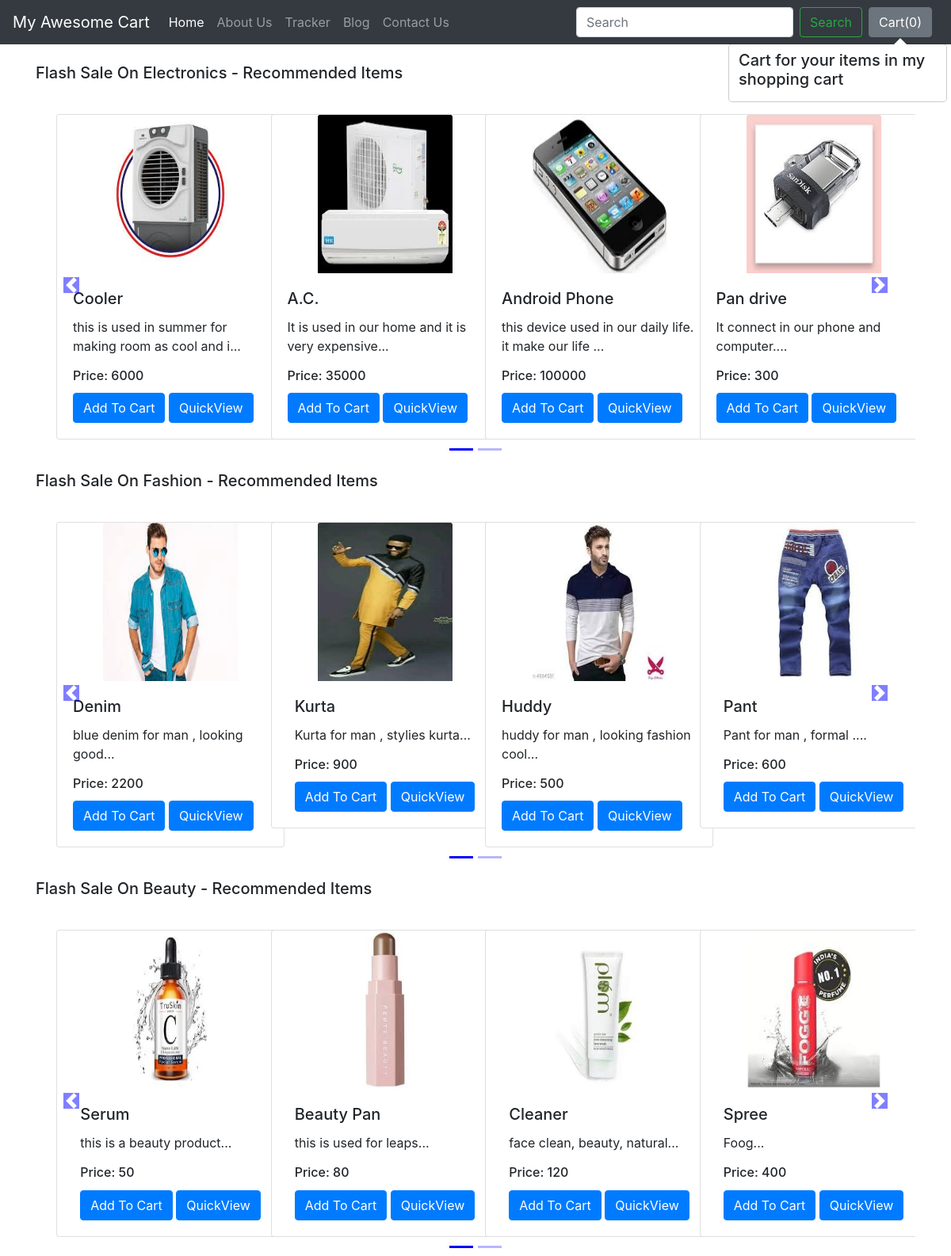
The app's page /shop/ with its own data.
### shop/models.py (models this page shows, shortened)
class Product(models.Model):
    product_id = models.AutoField
    product_name = models.CharField(max_length=50)
    category = models.CharField(max_length=50, default="")
    subcategory = models.CharField(max_length=50, default="")
    price = models.IntegerField(default=0)
    desc = models.CharField(max_length=300)
    pub_date = models.DateField()
    image = models.ImageField(upload_to='shop/images', default="")

### shop/views.py (the view)
# urls.py: path("", views.index, name="blogHome"),
def index(request):
    allProds = []
    catprods = Product.objects.values('category', 'id')
    cats = {item['category'] for item in catprods}
    for cat in cats:
        prod = Product.objects.filter(category=cat)
        n = len(prod)
        nSlides = n // 4 + ceil((n / 4) - (n // 4))
        allProds.append([prod, range(1, nSlides), nSlides])
    params = {'allProds':allProds}
    return render(request, 'shop/index.html', params)

### shop/templates/shop/index.html (shortened to what this page needs)
{% extends 'shop/basic.html' %}
{% block body %}
{% load static %}
<div class="container">
    {% for product, range, nSlides in allProds %}
    <h5 class="my-4">Flash Sale On {{product.0.category}} - Recommended Items</h5>
    <div class="row">
        <div id="demo{{forloop.counter}}" class="col carousel slide my-3" data-ride="carousel">
            <ul class="carousel-indicators">
                <li data-target="#demo{{forloop.counter}}" data-slide-to="0" class="active"></li>
                {% for i in range %}
                <li data-target="#demo{{forloop.parentloop.counter}}" data-slide-to="{{i}}"></li>
                {% endfor %}
            </ul>
            <div class="container carousel-inner no-padding">
                <div class="carousel-item active">
                    {% for i in product %}
                    <div class="col-xs-3 col-sm-3 col-md-3">
                        <div class="card align-items-center" style="width: 18rem;">
                            <img src='/media/{{i.image}}' class="card-img-top" alt="...">
                            <div class="card-body">
                                <h5 class="card-title" id="namepr{{i.id}}">{{i.product_name}}</h5>
                                <p class="card-text">{{i.desc|slice:"0:53"}}...</p>
                                <h6 class="card-title" >Price: <span id="pricepr{{i.id}}">{{i.price}}</span></h6>
                                <span id="divpr{{i.id}}" class="divpr">
                                    <button id="pr{{i.id}}" class="btn btn-primary cart">Add To Cart</button>
                                </span>
                                <a href="/shop/products/{{i.id}}"><button id="qv{{i.id}}" class="btn btn-primary cart">QuickView</button></a>
                            </div>
                        </div>
                    </div>
                    {% if forloop.counter|divisibleby:4 and forloop.counter > 0 and not forloop.last %}
                </div>
                    {% endif %}
                    {% endfor %}
            </div>
        </div>
        <a class="carousel-control-prev" href="#demo{{forloop.counter}}" data-slide="prev">
            <span class="carousel-control-prev-icon"></span>
        </a>
        <a class="carousel-control-next" href="#demo{{forloop.counter}}" data-slide="next">
            <span class="carousel-control-next-icon"></span>
        </a>
    </div>
    {% endfor %}
</div>
{% endblock %}

### shop/templates/shop/basic.html (shortened to what this page needs)
<!doctype html>
<html lang="en">
  <head>
    <link rel="stylesheet" href="https://stackpath.bootstrapcdn.com/bootstrap/4.2.1/css/bootstrap.min.css">
  </head>
  <body>
    <nav class="navbar navbar-expand-lg navbar-dark bg-dark">
  <a class="navbar-brand" href="/shop">My Awesome Cart</a>
  <div class="collapse navbar-collapse" id="navbarSupportedContent">
    <ul class="navbar-nav mr-auto">
      <li class="nav-item active">
        <a class="nav-link" href="/shop">Home <span class="sr-only">(current)</span></a>
      </li>
      <li class="nav-item">
        <a class="nav-link" href="/shop/about">About Us</a>
      </li>
      <li class="nav-item">
        <a class="nav-link" href="/shop/tracker">Tracker</a>
      </li>
      <li class="nav-item">
        <a class="nav-link" href="/blog">Blog</a>
      </li>
       <li class="nav-item">
        <a class="nav-link" href="/shop/contact">Contact Us</a>
      </li>
    </ul>
    <form method='get' action='/shop/search/' class="form-inline my-2 my-lg-0">
      <input class="form-control mr-sm-2" type="search" placeholder="Search" aria-label="Search" name="search" id="search">
      <button class="btn btn-outline-success my-2 my-sm-0" type="submit">Search</button>
    </form>
    <button type="button" class="btn btn-secondary mx-2" id="popcart" data-container="body" data-toggle="popover" data-placement="bottom" data-html="true" data-content="Vivamus
sagittis lacus vel augue laoreet rutrum faucibus.">
  Cart(<span id="cart">0</span>)
</button>
  </div>
</nav>
  {% block body %} {% endblock %}
  </body>
</html>

### records on screen
Product: category "Electronics", image (picture), product_name "Cooler", desc "this is used in summer for making room as cool and i", price "6000"
Product: image (picture), product_name "A.C.", desc "It is used in our home and it is very expensive", price "35000"
Product: image (picture), product_name "Android Phone", desc "this device used in our daily life. it make our life", price "100000"
Product: image (picture), product_name "Pan drive", desc "It connect in our phone and computer.", price "300"
Product: category "Fashion", image (picture), product_name "Denim", desc "blue denim for man , looking good", price "2200"
Product: image (picture), product_name "Kurta", desc "Kurta for man , stylies kurta", price "900"
Product: image (picture), product_name "Huddy", desc "huddy for man , looking fashion cool", price "500"
Product: image (picture), product_name "Pant", desc "Pant for man , formal .", price "600"
Product: category "Beauty", image (picture), product_name "Serum", desc "this is a beauty product", price "50"
Product: image (picture), product_name "Beauty Pan", desc "this is used for leaps", price "80"
Product: image (picture), product_name "Cleaner", desc "face clean, beauty, natural", price "120"
Product: image (picture), product_name "Spree", desc "Foog", price "400"
